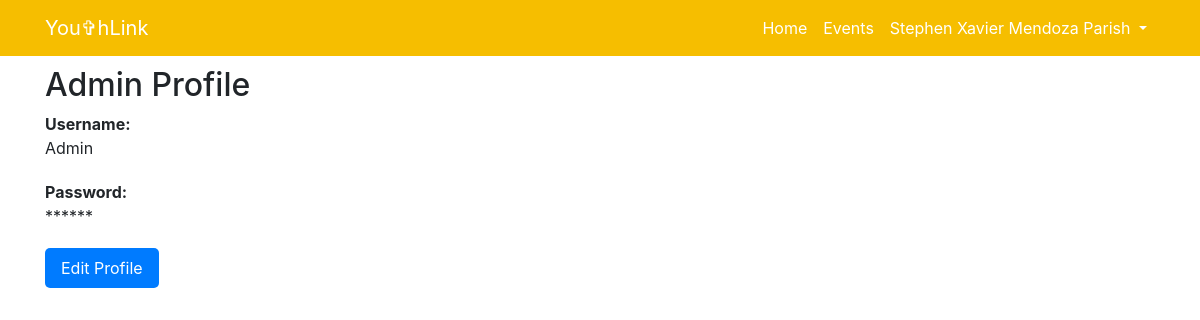
The page /admin-profile.php (signed in) on the database its author committed.
### tables this page shows
CREATE TABLE `user_data` (
  `id` int(50) NOT NULL,
  `name` varchar(50) NOT NULL,
  `username` varchar(50) NOT NULL,
  `organization` varchar(50) NOT NULL,
  `vicariate` varchar(100) NOT NULL,
  `parish` varchar(100) NOT NULL,
  `email` varchar(50) NOT NULL,
  `cnumber` varchar(13) NOT NULL,
  `password` varchar(50) NOT NULL
);

CREATE TABLE `admin_data` (
  `id` int(11) NOT NULL,
  `username` varchar(50) NOT NULL,
  `password` varchar(50) NOT NULL
);

### admin-profile.php (the view, shortened to what this page needs)
<!DOCTYPE html>
<html lang="en">
<head>
  <link rel="stylesheet" href="https://stackpath.bootstrapcdn.com/bootstrap/4.5.0/css/bootstrap.min.css">
</head>
<body>
  <?php include 'header.php'; ?>
  <?php
$servername = "localhost";
$dbUsername = "root";
$dbPassword = "";
$dbname = "youthlink";
$conn = new mysqli($servername, $dbUsername, $dbPassword, $dbname);
$id = $_SESSION['id'];
$sql = "SELECT * FROM admin_data WHERE id = $id";
$result = $conn->query($sql);
if ($result->num_rows > 0) {
    $row = $result->fetch_assoc();
    echo "<section class='section profile-section'>";
    echo "<div class='container'>";
    echo "<h2 class='section-title'>Admin Profile</h2>";
    echo "<div class='profile-card'>";
    echo "<div class='profile-label'>Username:</div>";
    echo "<div class='profile-info' id='profileUsername'>" . $row["username"] . "</div>";
    echo "</div>";
    echo "<div class='profile-card'>";
    echo "<div class='profile-label'>Password:</div>";
    echo "<div class='profile-info' id='profilePassword'>******</div>";
    echo "</div>";
    echo "<button class='edit-button' id='editProfileBtn'>Edit Profile</button>";
    echo "</div></section>";
} else {
    echo "No results found for the current user.";
}
?>
</body>
</html>

### header.php (shortened to what this page needs)
<?php
    $servername = "localhost";
    $dbUsername = "root";
    $dbPassword = "";
    $dbname = "youthlink";
    $conn = new mysqli($servername, $dbUsername, $dbPassword, $dbname);
    $id = $_SESSION['id'];
    $sql = "SELECT * FROM user_data WHERE id = $id";
    $result = $conn->query($sql);
    if ($result->num_rows > 0) {
        $row = $result->fetch_assoc();
    } else {
        $loginText = 'Login';
    }
?>
<!DOCTYPE html>
<html lang="en">
<head>
  <link rel="stylesheet" href="https://stackpath.bootstrapcdn.com/bootstrap/4.5.0/css/bootstrap.min.css">
  <link rel="stylesheet" href="https://cdn.jsdelivr.net/npm/bootstrap@4.6.2/dist/css/bootstrap.min.css">
</head>
<body>
  <nav class="navbar navbar-expand-lg">
    <div class="container">
      <a class="navbar-brand" href="index.html">You✞hLink</a>
      <div class="collapse navbar-collapse" id="navbarNav">
        <ul class="navbar-nav ml-auto">
          <li class="nav-item">
            <a class="nav-link" href="index.html">Home</a>
          </li>
          <li class="nav-item">
            <a class="nav-link" href="events-member.php">Events</a>
          </li>
          <li class="dropdown">
            <a class="nav-link dropdown-toggle username" href="#" role="button" id="dropdownMenuLink" data-toggle="dropdown" aria-haspopup="true" aria-expanded="false">
                <?php echo $row["name"]?>
                <?php echo $row["organization"]?>
            </a>
          </li>
        </ul>
      </div>
    </div>
  </nav>
</body>
</html>

### admin-profile.php (style rules this page uses)
body { background-color: #f8f8f8; color: #333333; margin-bottom: 10px; }
.navbar { background-color: #F6BE00; }
.navbar-brand { color: #fff; }
.nav-link { color: #fff; }
.profile-section { padding: 10px 0; }
.profile-card { text-align: left; margin-bottom: 20px; }
.profile-label { font-weight: bold; }
.profile-info { margin-bottom: 10px; }
.edit-button, .show-password-button { background-color: #007bff; color: #fff; border: none; padding: 8px 16px; border-radius: 5px; cursor: pointer; }

### header.php (style rules this page uses)
.username { color: white; background: none; border: none; }

### rows shown on the page
user_data: name "Stephen Xavier Mendoza", organization "Parish"
admin_data: username "Admin"
